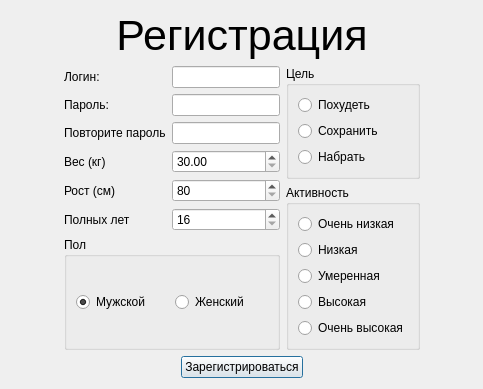
<?xml version="1.0" encoding="UTF-8"?>
<ui version="4.0">
 <class>Register</class>
 <widget class="QDialog" name="Register">
  <property name="geometry">
   <rect>
    <x>0</x>
    <y>0</y>
    <width>483</width>
    <height>339</height>
   </rect>
  </property>
  <property name="windowTitle">
   <string>Dialog</string>
  </property>
  <layout class="QGridLayout" name="gridLayout_2">
   <item row="0" column="0">
    <layout class="QHBoxLayout" name="horizontalLayout_2">
     <item>
      <spacer name="horizontalSpacer">
       <property name="orientation">
        <enum>Qt::Horizontal</enum>
       </property>
       <property name="sizeHint" stdset="0">
        <size>
         <width>40</width>
         <height>20</height>
        </size>
       </property>
      </spacer>
     </item>
     <item>
      <layout class="QVBoxLayout" name="verticalLayout_5">
       <item>
        <widget class="QLabel" name="label">
         <property name="font">
          <font>
           <pointsize>32</pointsize>
          </font>
         </property>
         <property name="text">
          <string>Регистрация</string>
         </property>
         <property name="alignment">
          <set>Qt::AlignCenter</set>
         </property>
        </widget>
       </item>
       <item>
        <layout class="QHBoxLayout" name="horizontalLayout">
         <item>
          <layout class="QVBoxLayout" name="verticalLayout_4">
           <item>
            <layout class="QFormLayout" name="formLayout">
             <item row="0" column="0">
              <widget class="QLabel" name="label_2">
               <property name="text">
                <string>Логин:</string>
               </property>
              </widget>
             </item>
             <item row="0" column="1">
              <widget class="QLineEdit" name="login_edit"/>
             </item>
             <item row="1" column="0">
              <widget class="QLabel" name="label_3">
               <property name="text">
                <string>Пароль:</string>
               </property>
              </widget>
             </item>
             <item row="1" column="1">
              <widget class="QLineEdit" name="password_edit">
               <property name="echoMode">
                <enum>QLineEdit::Password</enum>
               </property>
              </widget>
             </item>
             <item row="2" column="0">
              <widget class="QLabel" name="label_4">
               <property name="text">
                <string>Повторите пароль</string>
               </property>
              </widget>
             </item>
             <item row="2" column="1">
              <widget class="QLineEdit" name="retry_password_edit">
               <property name="echoMode">
                <enum>QLineEdit::Password</enum>
               </property>
              </widget>
             </item>
             <item row="3" column="0">
              <widget class="QLabel" name="label_5">
               <property name="text">
                <string>Вес (кг)</string>
               </property>
              </widget>
             </item>
             <item row="3" column="1">
              <widget class="QDoubleSpinBox" name="weight_edit">
               <property name="minimum">
                <double>30.000000000000000</double>
               </property>
               <property name="maximum">
                <double>300.000000000000000</double>
               </property>
              </widget>
             </item>
             <item row="4" column="0">
              <widget class="QLabel" name="label_6">
               <property name="text">
                <string>Рост (см)</string>
               </property>
              </widget>
             </item>
             <item row="4" column="1">
              <widget class="QSpinBox" name="height_edit">
               <property name="minimum">
                <number>80</number>
               </property>
               <property name="maximum">
                <number>250</number>
               </property>
               <property name="singleStep">
                <number>5</number>
               </property>
              </widget>
             </item>
             <item row="5" column="0">
              <widget class="QLabel" name="label_7">
               <property name="text">
                <string>Полных лет</string>
               </property>
              </widget>
             </item>
             <item row="5" column="1">
              <widget class="QSpinBox" name="birth_edit">
               <property name="minimum">
                <number>16</number>
               </property>
               <property name="maximum">
                <number>120</number>
               </property>
              </widget>
             </item>
            </layout>
           </item>
           <item>
            <widget class="QGroupBox" name="groupBox_3">
             <property name="title">
              <string>Пол</string>
             </property>
             <layout class="QGridLayout" name="gridLayout">
              <item row="0" column="0">
               <widget class="QRadioButton" name="RadioMan">
                <property name="text">
                 <string>Мужской</string>
                </property>
                <property name="checkable">
                 <bool>true</bool>
                </property>
                <property name="checked">
                 <bool>true</bool>
                </property>
                <attribute name="buttonGroup">
                 <string notr="true">buttonGroup</string>
                </attribute>
               </widget>
              </item>
              <item row="0" column="1">
               <widget class="QRadioButton" name="radioButton_2">
                <property name="text">
                 <string>Женский</string>
                </property>
                <property name="checkable">
                 <bool>true</bool>
                </property>
                <attribute name="buttonGroup">
                 <string notr="true">buttonGroup</string>
                </attribute>
               </widget>
              </item>
             </layout>
            </widget>
           </item>
          </layout>
         </item>
         <item>
          <layout class="QVBoxLayout" name="verticalLayout_3">
           <item>
            <widget class="QGroupBox" name="groupBox">
             <property name="title">
              <string>Цель</string>
             </property>
             <layout class="QFormLayout" name="formLayout_3">
              <item row="0" column="0">
               <layout class="QVBoxLayout" name="verticalLayout">
                <item>
                 <widget class="QRadioButton" name="radioButton_3">
                  <property name="text">
                   <string>Похудеть</string>
                  </property>
                  <attribute name="buttonGroup">
                   <string notr="true">buttonGroup_2</string>
                  </attribute>
                 </widget>
                </item>
                <item>
                 <widget class="QRadioButton" name="radioButton_4">
                  <property name="text">
                   <string>Сохранить</string>
                  </property>
                  <attribute name="buttonGroup">
                   <string notr="true">buttonGroup_2</string>
                  </attribute>
                 </widget>
                </item>
                <item>
                 <widget class="QRadioButton" name="radioButton_5">
                  <property name="text">
                   <string>Набрать</string>
                  </property>
                  <attribute name="buttonGroup">
                   <string notr="true">buttonGroup_2</string>
                  </attribute>
                 </widget>
                </item>
               </layout>
              </item>
             </layout>
            </widget>
           </item>
           <item>
            <widget class="QGroupBox" name="groupBox_2">
             <property name="title">
              <string>Активность</string>
             </property>
             <layout class="QFormLayout" name="formLayout_2">
              <item row="0" column="0">
               <layout class="QVBoxLayout" name="verticalLayout_2">
                <item>
                 <widget class="QRadioButton" name="radioButton_9">
                  <property name="focusPolicy">
                   <enum>Qt::StrongFocus</enum>
                  </property>
                  <property name="acceptDrops">
                   <bool>true</bool>
                  </property>
                  <property name="toolTip">
                   <string>спорта мало или он отсутствует, меньше 10 000 шагов в день стабильно</string>
                  </property>
                  <property name="text">
                   <string>Очень низкая</string>
                  </property>
                  <attribute name="buttonGroup">
                   <string notr="true">buttonGroup_3</string>
                  </attribute>
                 </widget>
                </item>
                <item>
                 <widget class="QRadioButton" name="radioButton_6">
                  <property name="acceptDrops">
                   <bool>true</bool>
                  </property>
                  <property name="toolTip">
                   <string>1-3 тренировки или эквивалентая активность, в среднем 10 000 шагов в день стабильно</string>
                  </property>
                  <property name="text">
                   <string>Низкая</string>
                  </property>
                  <attribute name="buttonGroup">
                   <string notr="true">buttonGroup_3</string>
                  </attribute>
                 </widget>
                </item>
                <item>
                 <widget class="QRadioButton" name="radioButton_10">
                  <property name="toolTip">
                   <string>физическая работа средней тяжести или 3-5 тренировок в неделю</string>
                  </property>
                  <property name="text">
                   <string>Умеренная</string>
                  </property>
                  <attribute name="buttonGroup">
                   <string notr="true">buttonGroup_3</string>
                  </attribute>
                 </widget>
                </item>
                <item>
                 <widget class="QRadioButton" name="radioButton_7">
                  <property name="toolTip">
                   <string>физическая работа ежедневно или 6-7 тренировок в неделю</string>
                  </property>
                  <property name="text">
                   <string>Высокая</string>
                  </property>
                  <attribute name="buttonGroup">
                   <string notr="true">buttonGroup_3</string>
                  </attribute>
                 </widget>
                </item>
                <item>
                 <widget class="QRadioButton" name="radioButton_8">
                  <property name="toolTip">
                   <string>изнурительные тренировки каждый день</string>
                  </property>
                  <property name="text">
                   <string>Очень высокая</string>
                  </property>
                  <attribute name="buttonGroup">
                   <string notr="true">buttonGroup_3</string>
                  </attribute>
                 </widget>
                </item>
               </layout>
              </item>
             </layout>
            </widget>
           </item>
          </layout>
         </item>
        </layout>
       </item>
       <item>
        <layout class="QHBoxLayout" name="horizontalLayout_3">
         <item>
          <spacer name="horizontalSpacer_3">
           <property name="orientation">
            <enum>Qt::Horizontal</enum>
           </property>
           <property name="sizeHint" stdset="0">
            <size>
             <width>40</width>
             <height>20</height>
            </size>
           </property>
          </spacer>
         </item>
         <item>
          <widget class="QPushButton" name="pushButton">
           <property name="text">
            <string>Зарегистрироваться</string>
           </property>
          </widget>
         </item>
         <item>
          <spacer name="horizontalSpacer_4">
           <property name="orientation">
            <enum>Qt::Horizontal</enum>
           </property>
           <property name="sizeHint" stdset="0">
            <size>
             <width>40</width>
             <height>20</height>
            </size>
           </property>
          </spacer>
         </item>
        </layout>
       </item>
       <item>
        <spacer name="verticalSpacer">
         <property name="orientation">
          <enum>Qt::Vertical</enum>
         </property>
         <property name="sizeHint" stdset="0">
          <size>
           <width>20</width>
           <height>40</height>
          </size>
         </property>
        </spacer>
       </item>
      </layout>
     </item>
     <item>
      <spacer name="horizontalSpacer_2">
       <property name="orientation">
        <enum>Qt::Horizontal</enum>
       </property>
       <property name="sizeHint" stdset="0">
        <size>
         <width>40</width>
         <height>20</height>
        </size>
       </property>
      </spacer>
     </item>
    </layout>
   </item>
  </layout>
 </widget>
 <resources/>
 <connections/>
 <buttongroups>
  <buttongroup name="buttonGroup"/>
  <buttongroup name="buttonGroup_3"/>
  <buttongroup name="buttonGroup_2"/>
 </buttongroups>
</ui>
